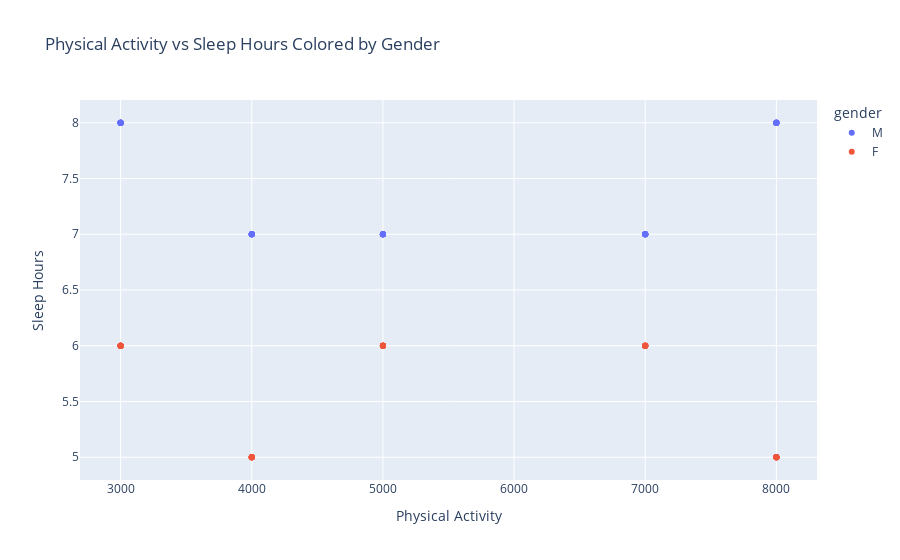

Notebook code for this chart:
### Code cell
# 7. Scatter plot: Physical Activity vs Sleep Hours colored by Gender
print("Plot 7: Physical Activity vs Sleep Hours Colored by Gender")
fig7 = px.scatter(df, x='physical_activity', y='sleep_hours', color='gender',
                  title='Physical Activity vs Sleep Hours Colored by Gender',
                  labels={'physical_activity': 'Physical Activity', 'sleep_hours': 'Sleep Hours'})
fig7.show()

### Figure 1 — Plotly figure (JSON) as saved in the notebook; plotly's stock layout.template omitted (floating-point values rounded to 4 significant figures)
{"data": [{"hovertemplate": "gender=M<br>Physical Activity=%{x}<br>Sleep Hours=%{y}<extra></extra>", "legendgroup": "M", "marker": {"color": "#636efa", "symbol": "circle"}, "mode": "markers", "name": "M", "orientation": "v", "showlegend": true, "type": "scatter", "x": [5000, 3000, 4000, 7000, 8000, 5000, 3000, 4000, 7000, 8000, 5000, 3000, 4000, 7000, 8000, 5000, 3000, 4000, 7000, 8000, 5000, 3000, 4000, 7000, 8000, 5000, 3000, 4000, 7000, 8000, 5000, 3000, 4000, 7000, 8000, 5000, 3000, 4000, 7000, 8000, 5000, 3000, 4000, 7000, 8000, 5000, 3000, 4000, 7000, 8000], "xaxis": "x", "y": [7, 8, 7, 7, 8, 7, 8, 7, 7, 8, 7, 8, 7, 7, 8, 7, 8, 7, 7, 8, 7, 8, 7, 7, 8, 7, 8, 7, 7, 8, 7, 8, 7, 7, 8, 7, 8, 7, 7, 8, 7, 8, 7, 7, 8, 7, 8, 7, 7, 8], "yaxis": "y"}, {"hovertemplate": "gender=F<br>Physical Activity=%{x}<br>Sleep Hours=%{y}<extra></extra>", "legendgroup": "F", "marker": {"color": "#EF553B", "symbol": "circle"}, "mode": "markers", "name": "F", "orientation": "v", "showlegend": true, "type": "scatter", "x": [7000, 8000, 5000, 3000, 4000, 7000, 8000, 5000, 3000, 4000, 7000, 8000, 5000, 3000, 4000, 7000, 8000, 5000, 3000, 4000, 7000, 8000, 5000, 3000, 4000, 7000, 8000, 5000, 3000, 4000, 7000, 8000, 5000, 3000, 4000, 7000, 8000, 5000, 3000, 4000, 7000, 8000, 5000, 3000, 4000, 7000, 8000, 5000, 3000, 4000], "xaxis": "x", "y": [6, 5, 6, 6, 5, 6, 5, 6, 6, 5, 6, 5, 6, 6, 5, 6, 5, 6, 6, 5, 6, 5, 6, 6, 5, 6, 5, 6, 6, 5, 6, 5, 6, 6, 5, 6, 5, 6, 6, 5, 6, 5, 6, 6, 5, 6, 5, 6, 6, 5], "yaxis": "y"}], "layout": {"legend": {"title": {"text": "gender"}, "tracegroupgap": 0}, "title": {"text": "Physical Activity vs Sleep Hours Colored by Gender"}, "xaxis": {"anchor": "y", "domain": [0, 1], "title": {"text": "Physical Activity"}}, "yaxis": {"anchor": "x", "domain": [0, 1], "title": {"text": "Sleep Hours"}}}}
